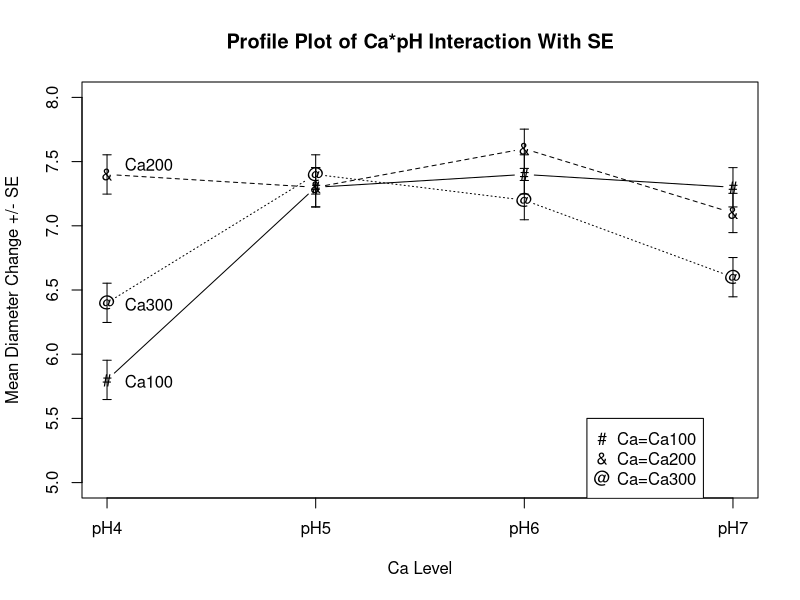

This figure's R source:

Ca100 =  c(5.8,7.3,7.4,7.3)
Ca200 =  c(7.4,7.3,7.6,7.1)
Ca300 =  c(6.4,7.4,7.2,6.6)
SE  = .153
Ca = cbind(Ca100,Ca200,Ca300)
x = c(1,2,3,4)
LxCa100 = c(1,2,3,4)
UxCa100 = c(1,2,3,4)
LyCa100 = Ca100 - SE
UyCa100 = Ca100 + SE
LxCa200 = c(1,2,3,4)
UxCa200 = c(1,2,3,4)
LyCa200 = Ca200 - SE
UyCa200 = Ca200 + SE
LxCa300 = c(1,2,3,4)
UxCa300 = c(1,2,3,4)
LyCa300 = Ca300 - SE
UyCa300 = Ca300 + SE
#postscript(file="u:/meth2/output/Profile_bars.ps",horizontal=FALSE)
par(lab=c(3,15,4))
matplot(x,Ca,type="b",xlab="Ca Level",ylab="Mean Diameter Change +/- SE",
        main="Profile Plot of Ca*pH Interaction With SE",cex=.99,
        ylim=c(5,8),lab=c(3,10,5),col="black",pch=c("#&@"),xaxt="n")
segments(x,LyCa100,x,UyCa100)
segments(x,LyCa200,x,UyCa200)
segments(x,LyCa300,x,UyCa300)
BxL=c(.98,1.98,2.98,3.98)
BxR=c(1.02,2.02,3.02,4.02)
segments(BxL,LyCa100,BxR,LyCa100)
segments(BxL,UyCa100,BxR,UyCa100)
segments(BxL,LyCa200,BxR,LyCa200)
segments(BxL,UyCa200,BxR,UyCa200)
segments(BxL,LyCa300,BxR,LyCa300)
segments(BxL,UyCa300,BxR,UyCa300)
axis(side=1,at=c(1,2,3,4),labels=c("pH4","pH5","pH6","pH7"))
legend(3.3,5.5,pch=c("#&@"),legend=c("Ca=Ca100","Ca=Ca200","Ca=Ca300"))
text(1.2,5.79,"Ca100")
text(1.2,6.39,"Ca300")
text(1.2,7.48,"Ca200")
#graphics.off()

